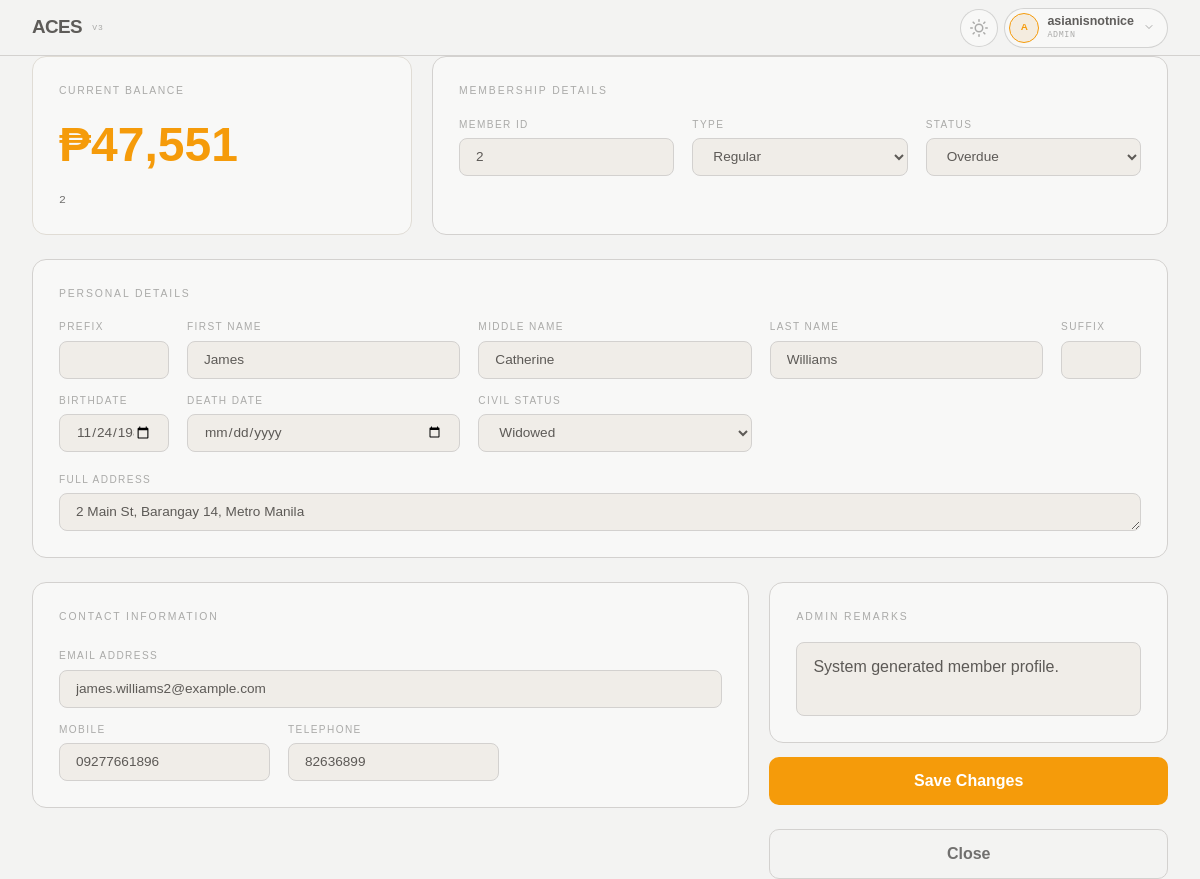
/index.php?page=member_view&member_id=2 (signed in), run on the app's committed database.
### tables this page shows
CREATE TABLE `members` (
  `id` int(11) NOT NULL,
  `member_id` int(11) DEFAULT NULL,
  `membership_type` varchar(50) DEFAULT NULL,
  `username` varchar(50) DEFAULT NULL,
  `password` varchar(255) DEFAULT NULL,
  `first_name` varchar(100) DEFAULT NULL,
  `middle_name` varchar(100) DEFAULT NULL,
  `last_name` varchar(100) DEFAULT NULL,
  `email` varchar(150) DEFAULT NULL,
  `profile_picture` varchar(255) DEFAULT NULL,
  `prefix` varchar(20) DEFAULT NULL,
  `suffix` varchar(20) DEFAULT NULL,
  `birthdate` date DEFAULT NULL,
  `death_date` date DEFAULT NULL,
  `approval_date` datetime DEFAULT NULL,
  `balance` decimal(10,2) DEFAULT 0.00,
  `is_mgs` tinyint(1) DEFAULT 0,
  `remarks` text DEFAULT NULL,
  `role_id` int(11) DEFAULT NULL,
  `phone_number` varchar(20) DEFAULT NULL,
  `telephone_number` varchar(20) DEFAULT NULL,
  `civil_status` varchar(20) DEFAULT NULL,
  `address` text DEFAULT NULL,
  `status` enum('Active','Deceased','Delisted','On-Hold','Overdue','Under Litigation') NOT NULL DEFAULT 'Active'
);

### views/auth/admin/member_view.php (the view, shortened to what this page needs)
<?php
$db = (new DB())->connect();
$targetId = isset($_GET['member_id']) ? (int)$_GET['member_id'] : 0;
$stmt = $db->prepare("SELECT * FROM members WHERE id = ?");
$stmt->execute([$targetId]);
$m = $stmt->fetch(PDO::FETCH_ASSOC);
?>
<div class="pg-centered">
    <div class="mvw pg">
        <div class="mv-grid mv-grid--top">
            <div class="mv-card mv-card--balance">
                <div class="mv-bl">Current Balance</div>
                <div class="mv-balance">₱<?= number_format($m['balance'] ?? 0) ?></div>
                <div class="mv-id"><?= htmlspecialchars($m['member_id']) ?></div>
            </div>
            <div class="mv-card mv-card--membership">
                <div class="mv-ct">Membership Details</div>
                <div class="mv-form-grid">
                    <div class="mv-f">
                        <div class="mv-lbl">Member ID</div>
                        <input class="mv-input"
                            value="<?= htmlspecialchars($m['member_id']) ?>" readonly>
                    </div>
                    <div class="mv-f">
                        <div class="mv-lbl">Type</div>
                        <select class="mv-input">
                            <option><?= htmlspecialchars($m['membership_type']) ?></option>
                        </select>
                    </div>
                    <div class="mv-f">
                        <div class="mv-lbl">Status</div>
                        <select class="mv-input">
                            <option><?= htmlspecialchars($m['status']) ?></option>
                        </select>
                    </div>
                </div>
            </div>
        </div>
        <div class="mv-card mv-card--personal">
            <div class="mv-ct">Personal Details</div>
            <div class="mv-form-grid mv-form-grid--personal">
                <div class="mv-f">
                    <div class="mv-lbl">Prefix</div>
                    <input class="mv-input" value="<?= $m['prefix'] ?>">
                </div>
                <div class="mv-f">
                    <div class="mv-lbl">First Name</div>
                    <input class="mv-input" value="<?= $m['first_name'] ?>">
                </div>
                <div class="mv-f">
                    <div class="mv-lbl">Middle Name</div>
                    <input class="mv-input" value="<?= $m['middle_name'] ?>">
                </div>
                <div class="mv-f">
                    <div class="mv-lbl">Last Name</div>
                    <input class="mv-input" value="<?= $m['last_name'] ?>">
                </div>
                <div class="mv-f">
                    <div class="mv-lbl">Suffix</div>
                    <input class="mv-input" value="<?= $m['suffix'] ?>">
                </div>
                <div class="mv-f">
                    <div class="mv-lbl">Birthdate</div>
                    <input type="date" class="mv-input"
                        value="<?= $m['birthdate'] ?>">
                </div>
                <div class="mv-f">
                    <div class="mv-lbl">Death Date</div>
                    <input type="date" class="mv-input"
                        value="<?= $m['death_date'] ?>">
                </div>
                <div class="mv-f">
                    <div class="mv-lbl">Civil Status</div>
                    <select class="mv-input">
                        <option><?= $m['civil_status'] ?></option>
                    </select>
                </div>
                <div class="mv-f mv-f--full">
                    <div class="mv-lbl">Full Address</div>
                    <textarea class="mv-input"><?= $m['address'] ?></textarea>
                </div>
            </div>
        </div>
        <div class="mv-grid mv-grid--bottom">
            <div class="mv-card mv-card--contact">
                <div class="mv-ct">Contact Information</div>
                <div class="mv-form-grid">
                    <div class="mv-f mv-f--full">
                        <div class="mv-lbl">Email Address</div>
                        <input class="mv-input"
                            value="<?= $m['email'] ?>">
                    </div>
                    <div class="mv-f">
                        <div class="mv-lbl">Mobile</div>
                        <input class="mv-input"
                            value="<?= $m['phone_number'] ?>">
                    </div>
                    <div class="mv-f">
                        <div class="mv-lbl">Telephone</div>
                        <input class="mv-input"
                            value="<?= $m['telephone_number'] ?>">
                    </div>
                </div>
            </div>
            <div class="mv-right">
                <div class="mv-card mv-card--remarks">
                    <div class="mv-ct">Admin Remarks</div>
                    <textarea class="mv-remarks"><?= htmlspecialchars($m['remarks']) ?></textarea>
                </div>
                <div class="mv-btn-stack">
                    <button class="mv-btn mv-btn--save">Save Changes</button>
                    <button class="mv-btn mv-btn--close">Close</button>
                </div>
            </div>
        </div>
    </div>
</div>

### assets/css/variables.css (style rules this page uses)
:root { --bg: #f3f3f2; --surface: #f8f8f7; --raised: #f0ede8; --rim: #e0dcd5; --gold: #f59b0a; --gold-dim: rgba(217, 142, 22, 0.1); --text: #1c1a17b2; --t2: rgba(26, 25, 23, 0.6); --t3: rgba(26, 25, 23, 0.35); --border: rgba(211, 209, 207, 1.0); --border2: rgba(0, 0, 0, 0.15); --danger: #d93d3d; --ok: #27a858; --font-main: 'Poppins', sans-serif; --font-heading: 'Syne', sans-serif; --font-mono: 'IBM Plex Mono', monospace; --status-active: #166534; --status-deceased: #4b5563; --status-delisted: #991b1b; --status-hold: #1e40af; --status-overdue: #92400e; --status-litigation: #6b21a8; }

### assets/css/main.css (style rules this page uses)
html { transition: background-color 0.3s ease, color 0.3s ease; }
body { background-color: var(--bg); color: var(--text); }

### assets/css/member_view.css (style rules this page uses)
.mvw { display: flex; flex-direction: column; gap: 24px; padding: 0 32px; }
.mv-grid { display: grid; gap: 20px; }
.mv-grid--top { grid-template-columns: 380px 1fr; align-items: stretch; }
.mv-grid--bottom { display: grid; grid-template-columns: 1.35fr .75fr; gap: 20px; align-items: start; }
.mv-card { background: var(--surface); border: 1px solid var(--border); border-radius: 14px; padding: 26px; }
.mv-card--balance { border: 1px solid var(--rim); position: relative; }
.mv-bl { font-size: .65rem; letter-spacing: .15em; text-transform: uppercase; color: var(--t3); margin-bottom: 10px; }
.mv-balance { font-size: 3rem; font-weight: 700; color: var(--gold); font-family: var(--font-heading); }
.mv-id { font-size: .72rem; margin-top: 10px; color: var(--t2); font-family: var(--font-mono); }
.mv-ct { font-size: .65rem; letter-spacing: .18em; text-transform: uppercase; color: var(--t3); margin-bottom: 18px; }
.mv-form-grid { display: grid; grid-template-columns: repeat(3, 1fr); gap: 14px 18px; }
.mv-form-grid--personal { grid-template-columns: 110px 1fr 1fr 1fr 80px; gap: 14px 18px; }
.mv-f { display: flex; flex-direction: column; gap: 6px; }
.mv-f--full { grid-column: 1/-1; margin-top: 6px; }
.mv-lbl { font-size: .63rem; letter-spacing: .14em; text-transform: uppercase; color: var(--t3); }
.mv-input { box-sizing: border-box; background: var(--raised); border: 1px solid var(--border); border-radius: 8px; height: 38px; padding: 8px 16px; font-size: .85rem; color: var(--text); font-family: var(--font-main); outline: none; }
.mv-right { display: flex; flex-direction: column; gap: 14px; height: 100%; }
.mv-card--contact { display: flex; flex-direction: column; }
.mv-btn-stack { display: flex; flex-direction: column; gap: 12px; margin-top: auto; }
.mv-card--remarks { flex-grow: 1; display: flex; flex-direction: column; margin-bottom: 0; }
.mv-remarks { width: 100%; flex-grow: 1; padding: 12px 16px; background: var(--raised); border: 1px solid var(--border); border-radius: 8px; color: var(--text); font-family: var(--font-main); resize: none; outline: none; }
.mv-btn { width: 100%; padding: 12px; border-radius: 10px; font-weight: 600; cursor: pointer; border: none; font-family: var(--font-main); }
.mv-btn--save { background: var(--gold); color: #fff; margin-bottom: 12px; }
.mv-btn--close { background: transparent; border: 1px solid var(--border); color: var(--t2); }

### data on the page
members: balance "47,551", member "2", membership_type "Regular", status "Overdue", first_name "James", middle_name "Catherine", last_name "Williams", birthdate "11/24/1982", civil_status "Widowed", address "2 Main St, Barangay 14, Metro Manila", email "james.williams2@example.com", phone_number "09277661896", telephone_number "82636899", remarks "System generated member profile."

### other printed values
$user['initials'] "A"
$user['name'] "asianisnotnice"
$user['role'] "ADMIN"
